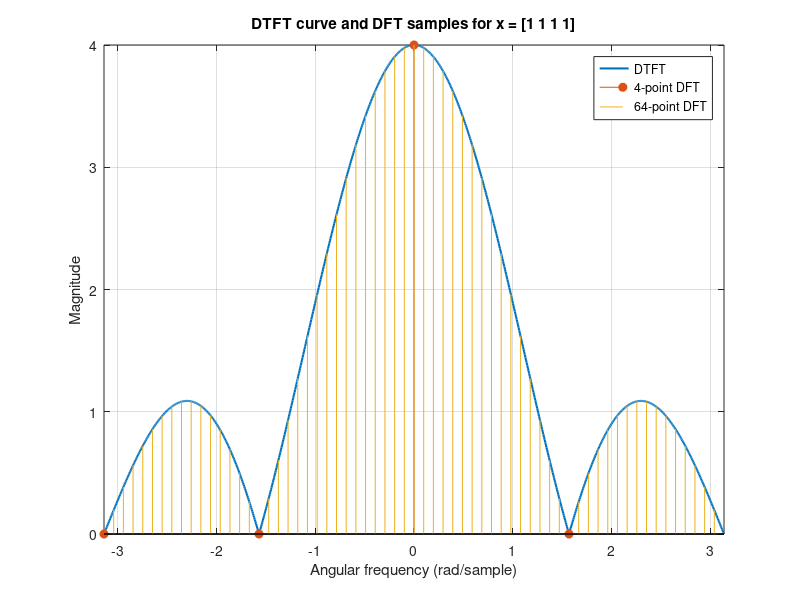

The MATLAB script that drew this image:
% Exercise 4: DTFT curve and DFT samples
clear; close all; clc;
x = [1 1 1 1];
n = 0:length(x)-1;
w = linspace(-pi,pi,1000);
Xdtft = x * exp(-1j*(n.'*w));
X4 = fft(x,4); X64 = fft(x,64);
w4 = 2*pi*(0:3)/4; w64 = 2*pi*(0:63)/64;
% Map DFT frequencies from [0,2pi) to [-pi,pi) for comparison
w4 = mod(w4+pi,2*pi)-pi; w64 = mod(w64+pi,2*pi)-pi;
figure('Color','w','Position',[100 100 900 550]);
plot(w,abs(Xdtft),'LineWidth',1.5,'DisplayName','DTFT'); hold on;
stem(w4,abs(X4),'filled','DisplayName','4-point DFT');
stem(w64,abs(X64),'Marker','none','DisplayName','64-point DFT');
grid on; xlim([-pi pi]); xlabel('Angular frequency (rad/sample)'); ylabel('Magnitude');
title('DTFT curve and DFT samples for x = [1 1 1 1]'); legend('Location','best');
exportgraphics(gcf,fullfile(fileparts(mfilename('fullpath')),'dtft-dft-comparison.png'),'Resolution',180);
